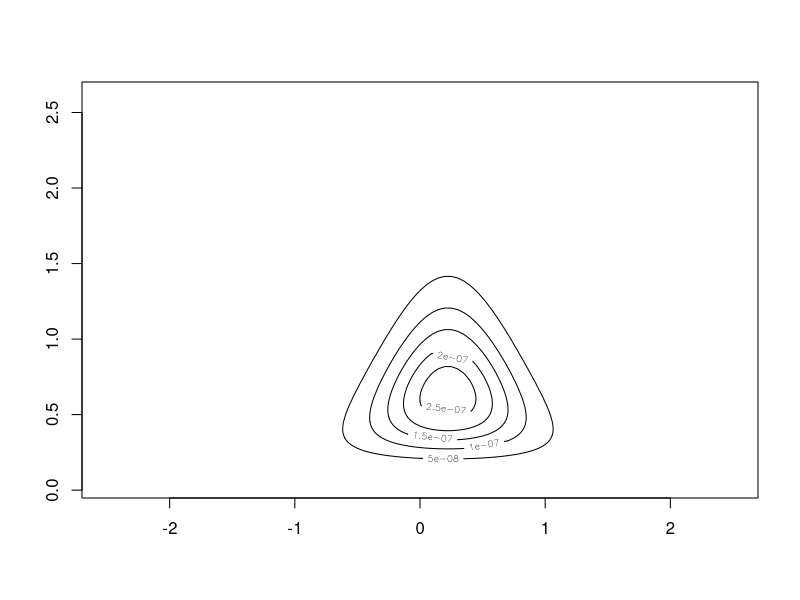
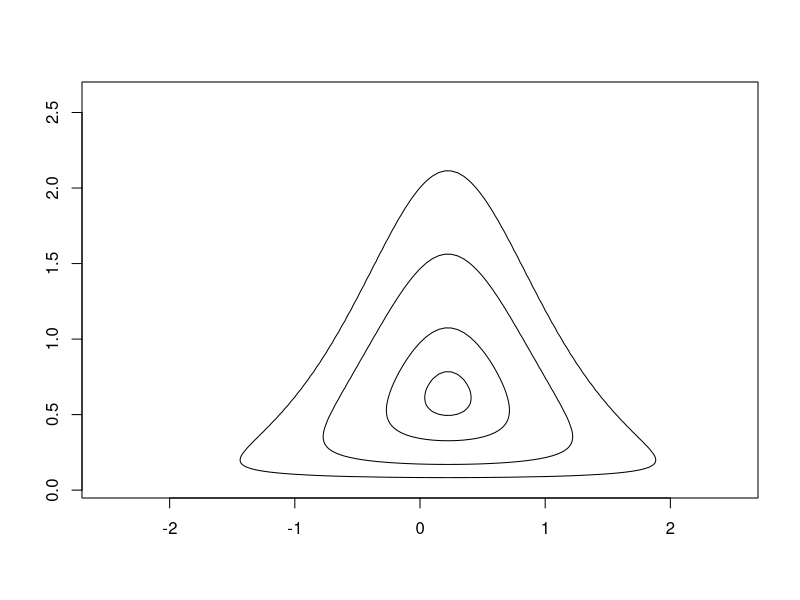
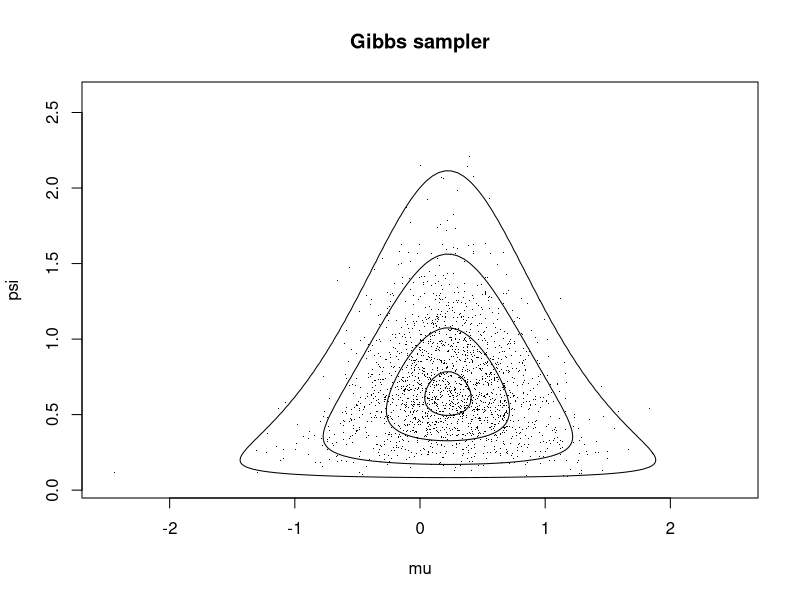
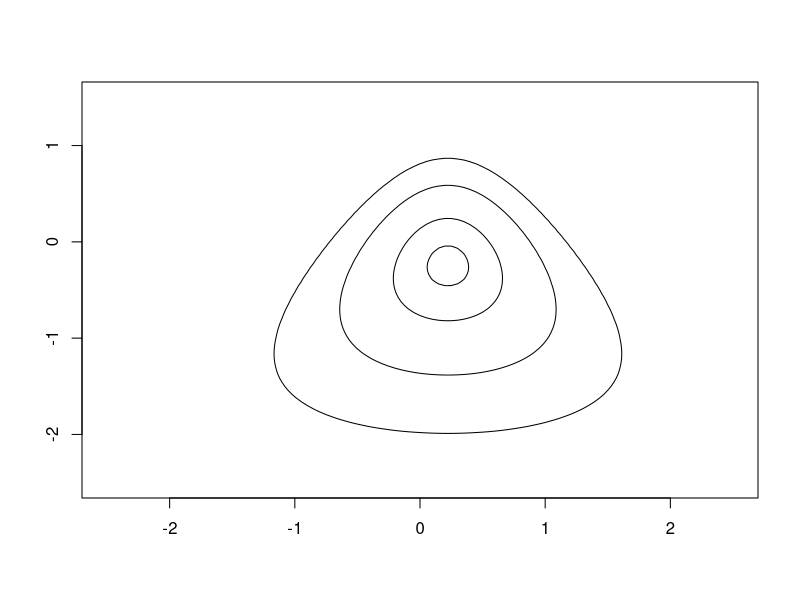
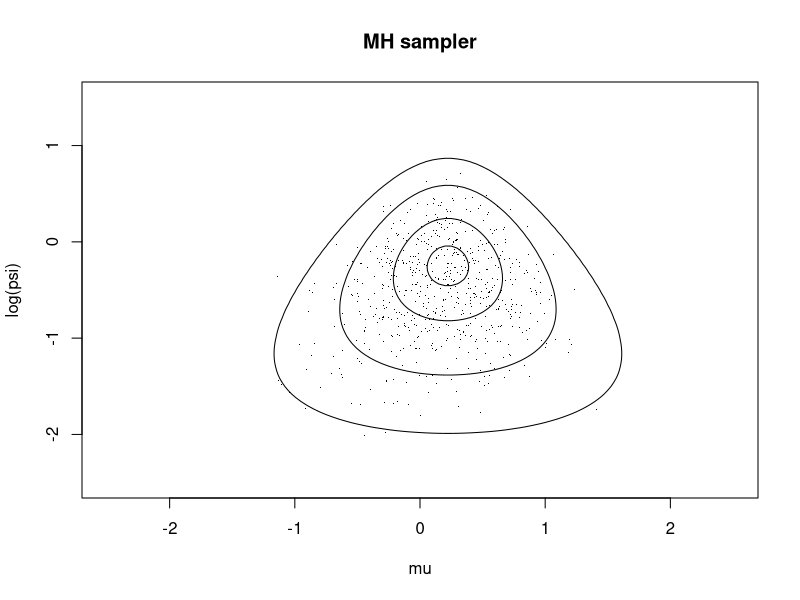

These figures' R source, in order:
#An example of MCMC inference with R.
#------------------
# The data
#------------------

y <- c(-0.91, 1.27, 0.85, 0.89, -0.22, 1.07, 2.25, -1.20, -0.95, -0.82)
n <- length(y)

#-----------------------------------------------------------------
# Our model states that
#
# [Y[i] | mu, psi] i.i.d~ Normal(mu, 1 / psi),   i = 1, ..., n
#
# Parameter vector theta = (mu, psi), where mu is the expected value
# and psi is the precision of the normal population.
#
# We use the improper prior with density proportional to 1/psi.
#-----------------------------------------------------------------

# Calculate crude guesses for the parameters

print(mu.crude <- mean(y)) #[1] 0.223
print(sigma.crude <- sd(y)) #[1] 1.189258
print(psi.crude <- 1 / var(y)) #[1] 0.7070463

#--------------------------------------------------------------------
# Define functions for calculating  log-likelihood, log-prior, and
# log(unnormalized posterior)
#--------------------------------------------------------------------
# Log-likelihood
loglik <- function(theta) {
  sum(dnorm(log = TRUE, y, mean = theta[1], sd = 1 / sqrt(theta[2])))
}

# log-prior for the improper prior
logprior <- function(theta) (-log(theta[2]))

# Log unnormalized posterior
logpost <- function(theta) (loglik(theta) + logprior(theta))
# generate a grid
mu.grid <- seq(-2.5, 2.5, len = 101)
psi.grid <- seq(0.05, 2.6, len = 201)
# Now we calculate the value of the unnormalized posterior
# on the grid.

poste <- matrix(0, nrow = length(mu.grid), ncol = length(psi.grid))
for (i in seq(along = mu.grid))
  for (j in seq(along = psi.grid))
    poste[i, j] <- exp(logpost(c(mu.grid[i], psi.grid[j])))

# This gives some idea of the shape of the posterior
contour(mu.grid, psi.grid, poste)
#better levels at which to draw
# the contour lines.

maxposte <- max(poste)
# Contours are drawn at the following levels; notice that we define
# the levels relative to the maximum of the (positive!) function
levs <- c(0.9, 0.5, 0.1, 0.01) * maxposte
# This makes a nice plot of the posterior.
contour(mu.grid, psi.grid, poste, levels = levs, drawlabels = FALSE)
#non-normal shape

#-----------------------------------
# The Gibbs sampler
#-----------------------------------
# Number of iterations
niter <- 2000

# Allocate a (niter + 1) x 2 matrix for the simulations.

sim.gibbs <- matrix(0, nrow = niter + 1, ncol = 2)

# Set meaningful names to the columns of the matrix sim.gibbs:
colnames(sim.gibbs) <- c('mu', 'psi')

# Initial values
mu.cur <- mu.crude + rnorm(1, sd = 0.2)
psi.cur <- psi.crude * exp(rnorm(1, sd = 0.2))
sim.gibbs[1, 1] <- mu.cur
sim.gibbs[1, 2] <- psi.cur

ybar <- mean(y)
for (i in 0:niter) {
  mu.cur <- rnorm(1, mean = ybar, sd = 1 / sqrt(n * psi.cur))
  psi.cur <- rgamma(1, n/2, 0.5 * sum( (y - mu.cur)^2 ))
  sim.gibbs[i + 1, 1] <- mu.cur
  sim.gibbs[i + 1, 2] <- psi.cur
}
#----------------------
# Visualize results
#----------------------

# Make the contour plot and add the simulated points.
contour(mu.grid, psi.grid, poste, levels = levs, drawlabels = FALSE)
points(sim.gibbs[, 'mu'], sim.gibbs[, 'psi'], pch = '.')
title(main = 'Gibbs sampler', xlab = 'mu', ylab = 'psi')
#--------------------------------------
# Calculate posterior summaries:
#--------------------------------------
mu.sig.gibbs <- cbind(sim.gibbs[, 'mu'], 1 / sqrt(sim.gibbs[, 'psi']))

# ... cbind() makes a matrix out of column vectors

# Set meaningful names to the columns of matrix mu.sig.gibbs:

colnames(mu.sig.gibbs) <- c('mu', 'sigma')

# Let's reject first half of the simulations

mu.sig.gibbs <- mu.sig.gibbs[-(1 : round(niter/2) ), ]
# Posterior means:

apply(mu.sig.gibbs, 2, mean)
#mu     sigma 
#0.2032192 1.2916143 

# This is a fancy way of calculating
# mean(mu.sig.gibbs[,1]) and mean(mu.sig.gibbs[,2])
# with a single call.
# Posterior covariance:
cov(mu.sig.gibbs)
#mu       sigma
#mu    0.169810414 0.005249035
#sigma 0.005249035 0.117680556

# Quantiles of the marginal posterior distributions:
apply(mu.sig.gibbs, 2, quantile, probs = c(0.025, 0.25, 0.5, 0.75, 0.975))
#           mu     sigma
#2.5%  -0.5948640 0.8364844
#25%   -0.0680355 1.0631621
#50%    0.2243340 1.2231303
#75%    0.4828241 1.4485387
#97.5%  0.9993342 2.1922095

#You can obtain the same information with two calls:
quantile(mu.sig.gibbs[,1], probs = c(0.025, 0.25, 0.5, 0.75, 0.975))
quantile(mu.sig.gibbs[,2], probs = c(0.025, 0.25, 0.5, 0.75, 0.975))
#---------------------------------------------------------
#
# Reparametrize the model in terms of 
# phi = (mu, lambda), where lambda = log(psi)
#
#---------------------------------------------------------

# Define functions for calculating the log-likelihood,
# and log(unnormalized posterior) after the reparametrization.

r.loglik <- function(phi) loglik(c(phi[1], exp(phi[2])))
r.logpost <- function(phi) 
  (logpost(c(phi[1], exp(phi[2]))) + phi[2])


# Setup a grid for the lambda-axis
lambda.grid = seq(-2.5, 1.5, len = 101)

# Evaluate the unnormalized log-posterior on the grid.

r.poste <- matrix(0, nrow = length(mu.grid), ncol = length(lambda.grid))
for (i in seq(along = mu.grid))
  for (j in seq(along = lambda.grid))
    r.poste[i, j] <- exp(r.logpost(c(mu.grid[i], lambda.grid[j])))

maxposte <- max(r.poste)
r.levs <- c(0.9, 0.5, 0.1, 0.01) * maxposte
# This makes a nice plot of the posterior in the reparametrized model:


contour(mu.grid, lambda.grid, r.poste, levels = r.levs, 
        drawlabels = FALSE)

# Clearly non-normal even after the reparametrization.
# However, let's try to do a normal approximation.
#---------------------------------------
# Normal approximation to the posterior
#---------------------------------------

# Search the posterior mode in the reparametrized model.
# Ask the optimizer optim() to return the Hessian matrix
# which is found by numerical differentiation.

?optim # help documantation

# We use the crude guesses as initial values.
# We search for the minimizer of the negative log-posterior.
# Neldear-Mead is a method which does not need a function
# for calculating the gradient of the object function

neg.r.logpost <- function(phi) (-r.logpost(phi))


r.postmode <- optim(c(mu.crude, log(psi.crude)), neg.r.logpost, 
                    method = "Nelder-Mead", hessian = TRUE)

# This is the posterior mode (in the reparametrized model)

r.postmode$par #[1]  0.2228948 -0.2412994

# This is the covariance matrix of the normal approximation
# to the posterior (in the reparametrized model)
# Function solve calculates the inverse matrix.

r.V <- solve(r.postmode$hessian)
rownames(r.V) <- c('mu', 'lambda')
colnames(r.V) <- c('mu', 'lambda')
print(r.V)

  #          mu       lambda
#mu     1.272902e-01 2.103061e-05
#lambda 2.103061e-05 2.000001e-01


#------------------------------------------------------------
# Metropolis-Hastings sampler for the reparametrized model
#------------------------------------------------------------

sim.mh <- matrix(0, nrow = niter + 1, ncol = 2)
colnames(sim.mh) <- c('mu', 'lambda')
mu.cur <- mu.crude + rnorm(1, sd = 0.5)
lambda.cur <- log(psi.crude) + rnorm(1, sd = 0.5)

# I use a two-variate normal random walk proposal N(0, S), where the
# covariance of the proposal distribution is proportional
# to the covariance matrix of the normal approximation
# to the posterior.

A <- t(chol(r.V))
# Now A %*% t(A) is equal to the covariance matrix C
# of the normal approximation to the posterior.
# I can draw a sample from N(0, b^2 * C) as follows,
#
# b * A %*% rnorm(2) 
#
# Matrix multiplication is denoted by %*% and t() means the transpose.
# R interprets vectors as row or column vectors -- 
# depending on the context.

# Initial values.

phi.cur <- c(mu.crude, log(psi.crude)) + rnorm(2, sd = 0.1)
sim.mh[1, ] = phi.cur

# Keep track of the number of accepted proposals
nacc <- 0
b <- 2

for (i in 0:niter) {
  phi.prop <- phi.cur + b * A %*% rnorm(2)
  
  log.r <- r.logpost(phi.prop) - r.logpost(phi.cur)
  
  if (runif(1) < exp(log.r)) {
    nacc <- nacc + 1
    phi.cur <- phi.prop
  }
  sim.mh[i + 1, ] <- phi.cur
}

# ... my initial guess for b, b = 2, gives a reasonable
# acceptance rate.  No need for further tuning.

print(nacc / niter) #[1] 0.2975
#--------------------
# Visualize results
#--------------------

contour(mu.grid, lambda.grid, r.poste, levels = r.levs,
        drawlabels = FALSE)
points(sim.mh[, 'mu'], sim.mh[, 'lambda'], pch = '.')
title('MH sampler', xlab = 'mu', ylab = 'log(psi)')
#-------------------------------
# Calculate posterior summaries
#-------------------------------

# Check whether the posterior mean is about the same as the
# numerically identified posterior mode, and whether the
# posterior covariance of (mu, lambda) is about the same
# as the covariance matrix of the normal approximation.

print(r.postmode$par) #[1]  0.2228948 -0.2412994
apply(sim.mh, 2, mean)
#mu     lambda 
#0.2593369 -0.4464880 
print(r.V)
      #    mu       lambda
#mu     1.272902e-01 2.103061e-05
#lambda 2.103061e-05 2.000001e-01
cov(sim.mh)
 #           mu      lambda
#mu      0.16982381 -0.02375242
#lambda -0.02375242  0.25114020
# ... the posterior is so non-normal that we should not
# expect very good agreement.

# Actually, I am interested in the parameters
# (mu, sigma), where sigma = exp(-lambda / 2)

mu.sig.mh <- cbind(mu = sim.mh[, 'mu'], sigma = exp( - sim.mh[, 'lambda'] / 2))

# Let's reject first half of the iterations

mu.sig.mh <- mu.sig.mh[-(1 : round(niter/2) ), ]

# Posterior means

apply(mu.sig.mh, 2, mean)

# Posterior covariance

cov(mu.sig.mh)

# Quantiles of the marginal posterior distributions

apply(mu.sig.mh, 2, quantile, probs = c(0.025, 0.25, 0.5, 0.75, 0.975))





